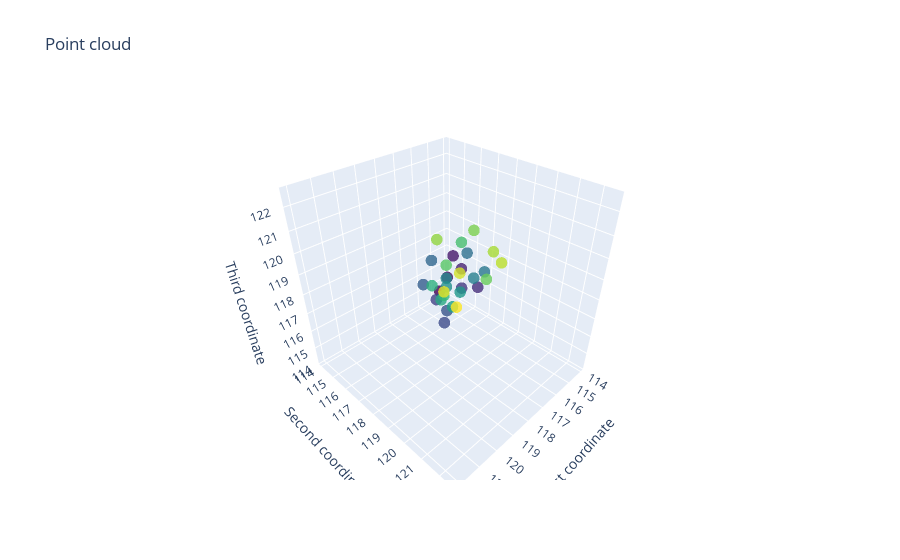

The code cell stored with this chart in its notebook:
### Markdown cell above
Now that we have our point clouds, let's visualise one of them:

### Code cell
window_num = 42
point_cloud = price_embedded_windows[window_num][:, :3]
plot_point_cloud(point_cloud)

### Figure 1 — Plotly figure (JSON) as saved in the notebook; plotly's stock layout.template omitted (floating-point values rounded to 4 significant figures)
{"data": [{"marker": {"color": [0, 1, 2, 3, 4, 5, 6, 7, 8, 9, 10, 11, 12, 13, 14, 15, 16, 17, 18, 19, 20, 21, 22, 23, 24, 25, 26, 27, 28, 29, 30], "colorscale": [[0, "#440154"], [0.1111, "#482878"], [0.2222, "#3e4989"], [0.3333, "#31688e"], [0.4444, "#26828e"], [0.5556, "#1f9e89"], [0.6667, "#35b779"], [0.7778, "#6ece58"], [0.8889, "#b5de2b"], [1, "#fde725"]], "opacity": 0.8, "size": 4}, "mode": "markers", "type": "scatter3d", "x": [114.7, 114.1, 114.1, 114.1, 114.5, 115.1, 116.7, 116.2, 116, 116, 116, 114.2, 114.9, 115.7, 117.5, 117.5, 117.5, 117.5, 118.3, 117.8, 118.0, 117.0, 117.8, 117.8, 117.8, 120.0, 119.3, 119.6, 121.4, 122.0, 122.0], "y": [114.1, 114.1, 114.5, 115.1, 116.7, 116.2, 116, 116, 116, 114.2, 114.9, 115.7, 117.5, 117.5, 117.5, 117.5, 118.3, 117.8, 118.0, 117.0, 117.8, 117.8, 117.8, 120.0, 119.3, 119.6, 121.4, 122.0, 122.0, 122.0, 122.5], "z": [114.5, 115.1, 116.7, 116.2, 116, 116, 116, 114.2, 114.9, 115.7, 117.5, 117.5, 117.5, 117.5, 118.3, 117.8, 118.0, 117.0, 117.8, 117.8, 117.8, 120.0, 119.3, 119.6, 121.4, 122.0, 122.0, 122.0, 122.5, 122.2, 121.9]}], "layout": {"scene": {"xaxis": {"exponentformat": "e", "showexponent": "all", "title": {"text": "First coordinate"}, "type": "linear"}, "yaxis": {"exponentformat": "e", "showexponent": "all", "title": {"text": "Second coordinate"}, "type": "linear"}, "zaxis": {"exponentformat": "e", "showexponent": "all", "title": {"text": "Third coordinate"}, "type": "linear"}}, "title": {"text": "Point cloud"}}}
